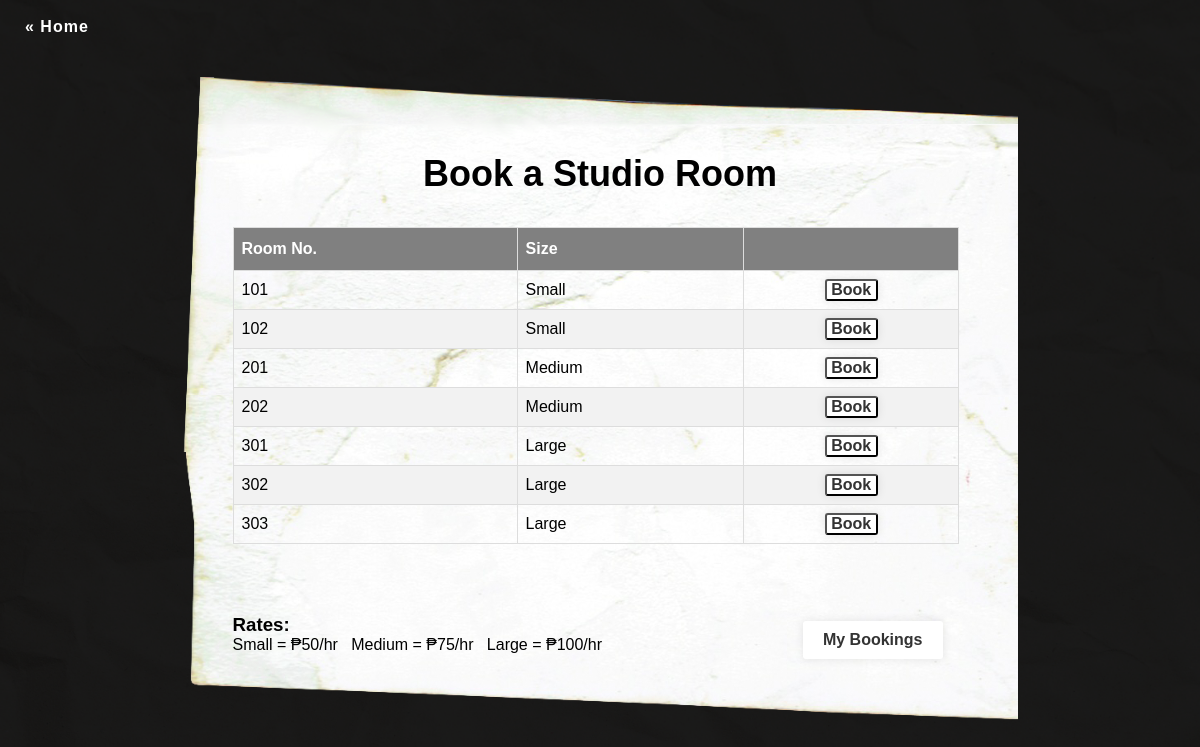
The app's page /book.php (signed in) with its own data.
### tables this page shows
CREATE TABLE `studio_room` (
  `StudioRoomNumber` int(11) NOT NULL,
  `StudioRoomSize` varchar(20) NOT NULL
);

### book.php (the view, shortened to what this page needs)
<!DOCTYPE html>
<html>
	<head>
		<link rel="stylesheet" type="text/css" href="files/book.css?v=<?php echo time(); ?>">
	</head>
	<body>
		<div class="home-link">
			<a href="home.php">&laquo Home</a>
		</div>
		<div class="main">
			<div class="container">
			  	<img src="files/assets/book_bg.png" alt="Paper" style="width:100%;" draggable="false">
			  	<div class="centered"><h1>Book a Studio Room</h1></div>
			  	<div>
			  		<table class="rooms" style="width: 87%;">
			  			<thead>
			  				<tr>
			  					<th>Room No.</th>
			  					<th>Size</th>
			  					<th></th>
			  				</tr>
			  			</thead>
			  			<tbody>
			  				<?php
			  				    $connect = mysqli_connect("localhost","root","","mj_music_studio") or die("Error in connection");
			  				    $sql = "SELECT * FROM studio_room";
			  				    $result = mysqli_query($connect, $sql);
								while($row = mysqli_fetch_array($result)){
								    echo "<tr>
								            <td>".$row['StudioRoomNumber']."</td>
								            <td>".$row['StudioRoomSize']."</td>
								            <td style=\"text-align: center;\">
								                <form method=\"post\">
								                    <input type=\"hidden\" name=\"roomNumber\" value=\"".$row['StudioRoomNumber']."\">
								                    <input class=\"button\" type=\"submit\" name=\"bookRoomBtn\" value=\" Book \">
								                </form>
								            </td>
								          </tr>";
								}
			  				?>
			  			</tbody>
			  		</table>
			  	</div>
			  	<div class="bottom-left">
			  		<h3>Rates:</h3>
			  		<p>Small = ₱50/hr &nbsp; Medium = ₱75/hr &nbsp; Large = ₱100/hr</p>
			  	</div>
			  	<div class="bottom-right">
			  		<a class="out-button" href="my_bookings.php">My Bookings</a>
			  	</div>
			</div>
		</div>
	</body>
</html>

### files/book.css (style rules this page uses)
* { margin: 0; padding: 0; box-sizing: border-box; font-family: "Poppins", sans-serif; }
body { background-image: url("assets/bg-1.png"); background-repeat: no-repeat; background-size: cover; background-position: center; background-color: darkgray; }
.main { display: flex; justify-content: center; align-items: center; min-height: 100vh; }
.container { position: relative; text-align: left; }
.bottom-right { position: absolute; bottom: 65px; right: 75px; }
.bottom-left { position: absolute; bottom: 70px; left: 50px; }
.rooms { position: absolute; top: 150px; left: 50px; }
.centered { position: absolute; top: 15%; left: 50%; transform: translate(-50%, -50%); }
.container h1 { font-size: 36px; }
.button { background: #fff; outline: none; border-radius: 3px; box-shadow: 0 0 10px rgba(0,0,0, .1); cursor: pointer; font-size: 16px; color: #333; font-weight: 600; }
.out-button { background: #fff; outline: none; border-radius: 3px; box-shadow: 0 0 10px rgba(0,0,0, .1); cursor: pointer; font-size: 16px; color: #333; font-weight: 600; text-decoration: none; display: inline-block; padding: 10px 20px; }
.home-link { position: absolute; margin: 10px; }
.home-link a { display: inline-block; padding: 8px 15px; text-decoration: none; font-weight: 600; letter-spacing: 1px; color: white; font-size: 16px; }
.rooms { font-family: Arial, Helvetica, sans-serif; border-collapse: collapse; width: 100%; }
.rooms td, .rooms th { border: 1px solid #ddd; padding: 8px; }
.rooms tr:nth-child(even) { background-color: #f2f2f2; }
.rooms th { padding-top: 12px; padding-bottom: 12px; text-align: left; background-color: gray; color: white; }

### records on screen
studio_room: StudioRoomNumber "101", StudioRoomSize "Small"
studio_room: StudioRoomNumber "102", StudioRoomSize "Small"
studio_room: StudioRoomNumber "201", StudioRoomSize "Medium"
studio_room: StudioRoomNumber "202", StudioRoomSize "Medium"
studio_room: StudioRoomNumber "301", StudioRoomSize "Large"
studio_room: StudioRoomNumber "302", StudioRoomSize "Large"
studio_room: StudioRoomNumber "303", StudioRoomSize "Large"
